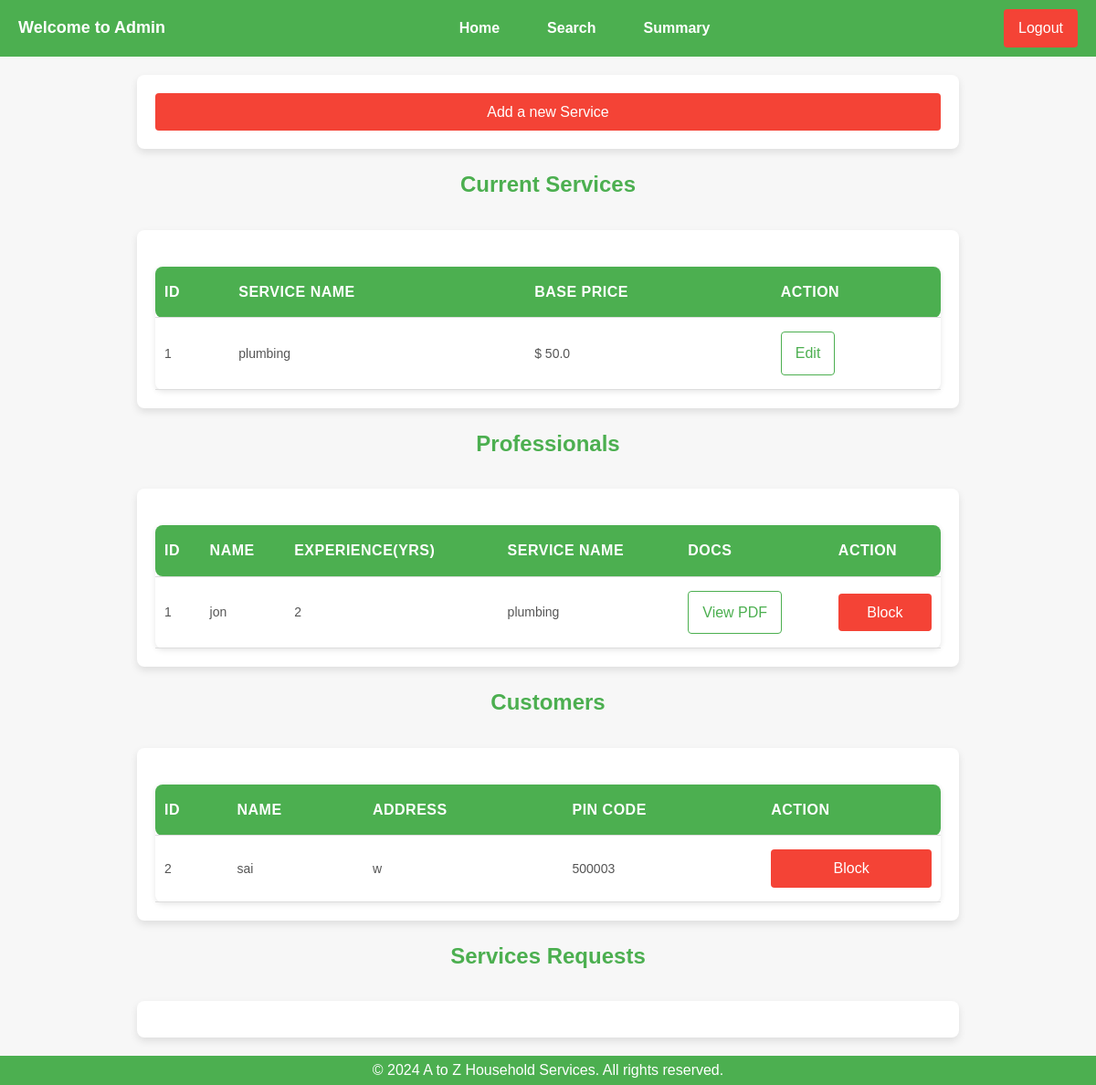
Before: /admin/dashboard with the older database file.
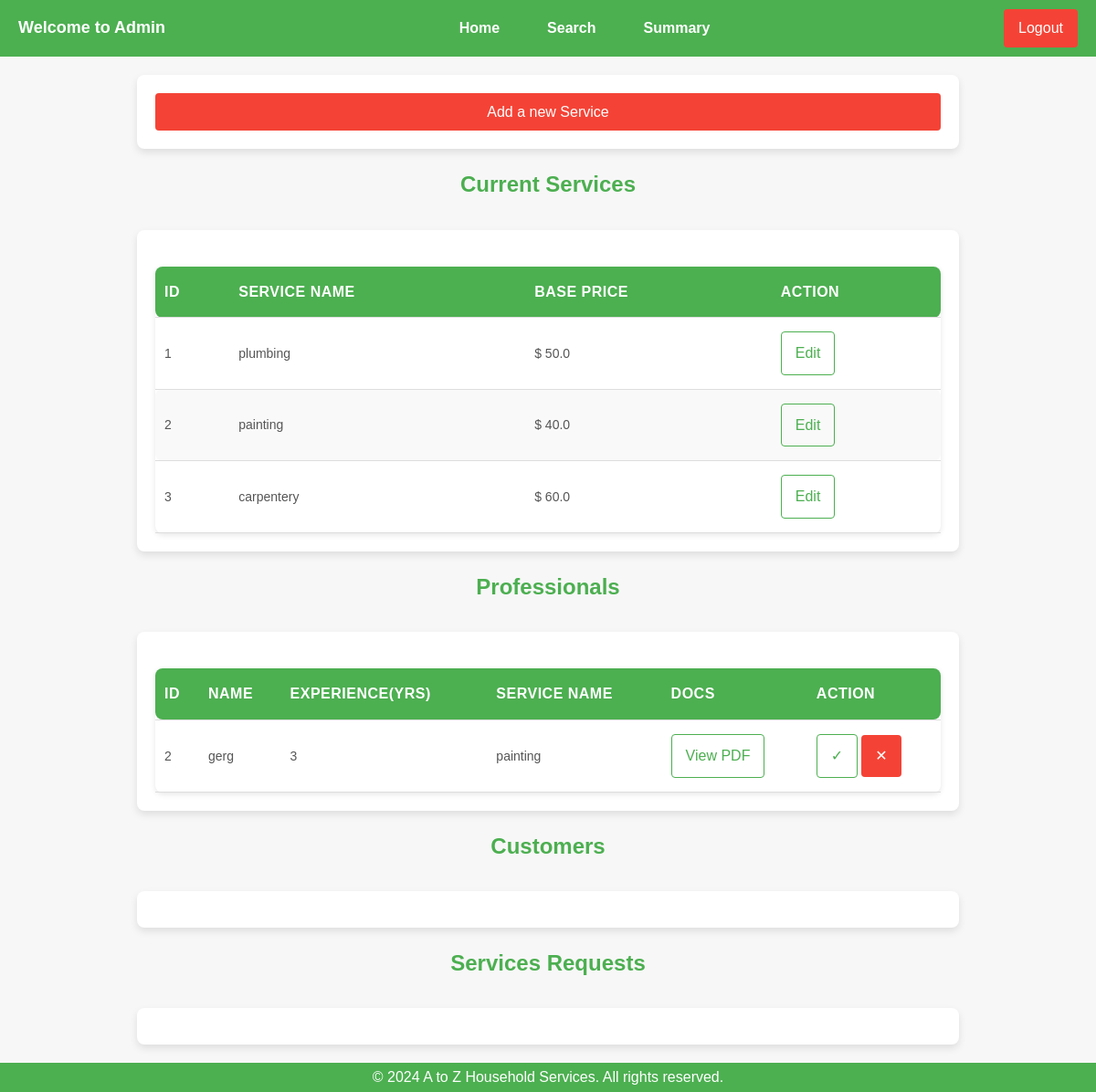
After: the same page with the newer database file.
### backend/models.py (models this page shows)
class Service(db.Model):
    __tablename__ = 'services'
    id = db.Column(db.Integer, primary_key=True)
    name = db.Column(db.String(120), nullable=False)
    price = db.Column(db.Float, nullable=False)
    time_required = db.Column(db.String(50), nullable=False)  # e.g., "2 hours"
    description = db.Column(db.Text, nullable=True)

class ServiceProfessional(db.Model):
    __tablename__ = 'service_professionals'
    id = db.Column(db.Integer, primary_key=True)
    username = db.Column(db.String(80), unique=True, nullable=False)
    password = db.Column(db.String(120), nullable=False)
    role = db.Column(db.String(20), nullable=False)
    name = db.Column(db.String(120), nullable=False)
    date_created = db.Column(db.DateTime, default=datetime.now())
    service_id = db.Column(db.Integer, db.ForeignKey('services.id'), nullable=False)
    service_type = db.Column(db.String, nullable=False)
    experience = db.Column(db.Integer, nullable=False)
    address = db.Column(db.String(240), nullable=True)
    phone = db.Column(db.Integer, nullable=False)
    pincode = db.Column(db.Integer, nullable=False)
    pdf_path = db.Column(db.String(300), nullable=False)
    approved = db.Column(db.Boolean, default=False)  # Admin approval status
    blocked = db.Column(db.Boolean, default=False)  # Admin block status

class Customer(db.Model):
    __tablename__ = 'customers'
    id = db.Column(db.Integer, primary_key=True)
    username = db.Column(db.String(80), unique=True, nullable=False)
    password = db.Column(db.String(120), nullable=False)
    role = db.Column(db.String(20), nullable=False)
    name = db.Column(db.String(120), nullable=False)
    address = db.Column(db.String(240), nullable=True)
    pincode = db.Column(db.Integer, nullable=False)

### backend/controllers.py (the view, shortened to what this page needs)
@app.route("/admin/dashboard")
def admin_dashboard():
    services = get_services()
    professionals = get_professionals()
    serv_reqs = get_service_reqs()
    customers = get_customers()
    return render_template("admin_dashboard.html",serv_reqs=serv_reqs,services=services,professionals=professionals,customers=customers)

### backend/controllers.py (called while the page is built)
def get_services():
    services = Service.query.all()
    return services

def get_professionals():
    professionals = ServiceProfessional.query.all()
    return professionals

def get_customers():
    customers = Customer.query.all()
    return customers

def get_service_reqs():
    service_reqs = ServiceRequest.query.all()
    return service_reqs

### templates/admin_dashboard.html (shortened to what this page needs)
<!DOCTYPE html>
<html lang="en">
<head>
    <link rel="stylesheet" href="/static/main.css">
</head>
<body>
<nav class="navbar">
    <div class="navbar-left">
        <span>Welcome to Admin</span>
    </div>
    <ul class="navbar-links">
        <li><a href="/admin/dashboard">Home</a></li>
        <li><a href="/admin/search">Search</a></li>
        <li><a href="/admin/summary">Summary</a></li>
    </ul>
    <div class="navbar-right">
        <a href="/admin/login" class="btn btn-logout">Logout</a>
    </div>
</nav>
<div class="my-container">
    <a href="/admin/createservice" class="btn-secondary">Add a new Service</a>
</div>
<h3>Current Services</h3>
<main class="my-container">
    {%if services%}
    <section id="service-history">
        <table>
            <thead>
                <tr>
                    <th>ID</th>
                    <th>Service Name</th>
                    <th>Base Price</th>
                    <th>Action</th>
                </tr>
            </thead>
            <tbody>
                {%for service in services%}
                <tr>
                    <td>{{service.id}}</td>
                    <td>{{service.name}}</td>
                    <td>$ {{service.price}} </td>
                    <td><a href="/admin/editservice/{{service.id}}" class="btn btn-primary">Edit</a></td>
                </tr>
                {%endfor%}
            </tbody>
        </table>
    </section>
    {%endif%}
</main>
<h3>Professionals</h3>
<main class="my-container">
    {%if professionals%}
    <section id="service-history">
        <table>
            <thead>
                <tr>
                    <th>ID</th>
                    <th>Name</th>
                    <th>Experience(yrs)</th>
                    <th>Service Name</th>
                    <th>Docs</th>
                    <th>Action</th>
                </tr>
            </thead>
            <tbody>
                {%for prof in professionals%}
                <tr>
                    <td>{{prof.id}}</td>
                    <td>{{prof.name}}</td>
                    <td>{{prof.experience}}</td>
                    <td>{{prof.service_type}}</td>
                    <td>
                        <a href="{{ url_for('view_pdf', professional_id=prof.id) }}" target="_blank">
                        View PDF</a>
                    </td>
                    {%if prof.approved%}
                    <td><a href="/admin/rejaprov/{{prof.id}}" class="btn-secondary">Block</a></td>
                    {%else%}
                    <td>
                        <a href="/admin/profaprov/{{prof.id}}" class="btn btn-primary">&#10003;</a>
                        <a href="/admin/rejaprov/{{prof.id}}" class="btn-danger">&#10005;</a>
                    </td>
                    {%endif%}
                </tr>
                {%endfor%}
            </tbody>
        </table>
    </section>
    {%endif%}
</main>
<h3>Customers</h3>
<main class="my-container">
    {%if customers%}
    <section id="service-history">
        <table>
            <thead>
                <tr>
                    <th>ID</th>
                    <th>Name</th>
                    <th>Address</th>
                    <th>Pin Code</th>
                    <th>Action</th>
                </tr>
            </thead>
            <tbody>
                {%for customer in customers%}
                <tr>
                    <td>{{customer.id}}</td>
                    <td>{{customer.name}}</td>
                    <td>{{customer.address}}</td>
                    <td>{{customer.pincode}}</td>
                    <td><a href="/admin/deleteuser/{{customer.id}}" class="btn-secondary">Block</a></td>
                </tr>
                {%endfor%}
            </tbody>
        </table>
    </section>
    {%endif%}
</main>
<h3>Services Requests</h3>
<main class="my-container">
</main>
<footer>
    <p>&copy; 2024 A to Z Household Services. All rights reserved.</p>
</footer>
</body>
</html>

### static/main.css (style rules this page uses)
* { margin: 0; padding: 0; box-sizing: border-box; }
body { font-family: Arial, sans-serif; background-color: #f7f7f7; color: #333; line-height: 1.6; display: flex; flex-direction: column; justify-content:space-between; align-items: center; height: 100vh; }
.btn-secondary { display: inline-block; width: 100%; text-decoration: none; text-align: center; font-size: 16px; background-color: #f44336; color: white; padding: 8px 16px; border-radius: 4px; cursor: pointer; border: none; transition: transform 0.3s ease-in-out }
.btn-danger { display: inline-block; text-decoration: none; text-align: center; font-size: 16px; background-color: #f44336; color: white; padding: auto; border-radius: 4px; cursor: pointer; border: none; transition: transform 0.3s ease-in-out }
.navbar { width: 100%; background-color: #4CAF50; padding: 10px 20px; display: flex; justify-content: space-between; align-items: center; position: sticky; top: 0; z-index: 1000; }
.navbar-left { color: white; font-size: 18px; font-weight: bold; }
.navbar-links { list-style: none; display: flex; gap: 20px; }
.navbar-links li { display: inline-block; }
.navbar-links a { color: white; text-decoration: none; font-size: 16px; font-weight: bold; padding: 8px 16px; transition: background-color 0.3s; }
.navbar-right { display: flex; align-items: center; }
.navbar-right .btn-logout { background-color: #f44336; color: white; padding: 8px 16px; border-radius: 4px; cursor: pointer; text-decoration: none; }
.my-container { width: 100%; max-width: 900px; max-height: min-content; margin: 20px auto; padding: 20px; background-color: #ffffff; box-shadow: 0 4px 8px rgba(0, 0, 0, 0.1); border-radius: 8px; }
h3 { color: #4CAF50; font-size: 24px; margin-bottom: 10px; }
#service-history { margin-top: 20px; }
table { width:100%; border-collapse: collapse; margin-top: 20px; border-radius: 8px; box-shadow: 0 2px 6px rgba(0, 0, 0, 0.1); }
table th, table td { text-align: left; padding: 15px 10px; border-bottom: 1px solid #ddd; }
table th { background-color: #4CAF50; color: white; font-size: 16px; text-transform: uppercase; letter-spacing: 0.5px; }
table tr:nth-child(even) { background-color: #f9f9f9; }
table td { color: #555; font-size: 14px; vertical-align: middle; }
table td a { display: inline-block; border: 1px solid #4CAF50; color: #4CAF50; padding: 10px 15px; border-radius: 4px; text-decoration: none; font-size: 16px; transition: transform 0.3s ease-in-out; }
table th:first-child, table td:first-child { border-top-left-radius: 8px; border-bottom-left-radius: 8px; }
table th:last-child, table td:last-child { border-top-right-radius: 8px; border-bottom-right-radius: 8px; }
footer { background-color: #4CAF50; color: white; text-align: center; width: 100%; padding: 3px 0; bottom: 0; }

Changed rows visible on the page:
removed ServiceProfessional: id "1", name "jon", experience "2", service_type "plumbing"
removed Customer: id "2", name "sai", address "w", pincode "500003"
added Service: id "2", name "painting", price "40.0"
added Service: id "3", name "carpentery", price "60.0"
added ServiceProfessional: id "2", name "gerg", experience "3", service_type "painting"
Other visible differences:
text no longer shown: "ID NAME ADDRESS PIN CODE ACTION"
